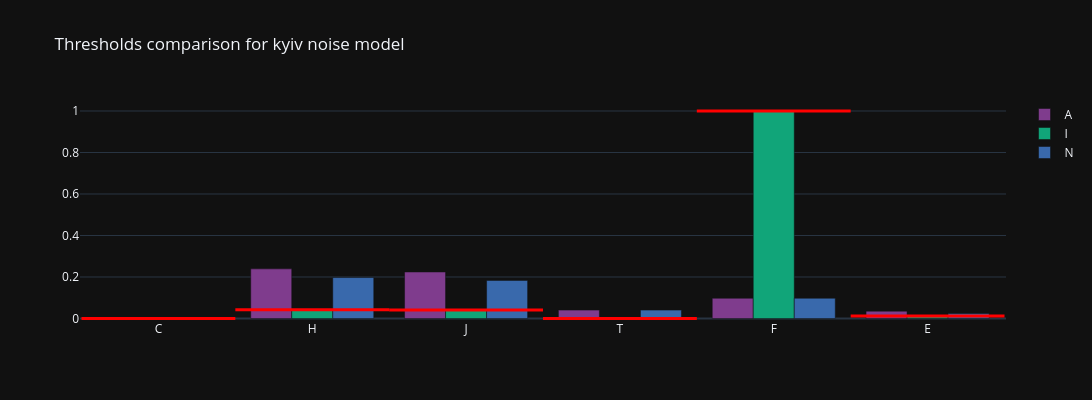
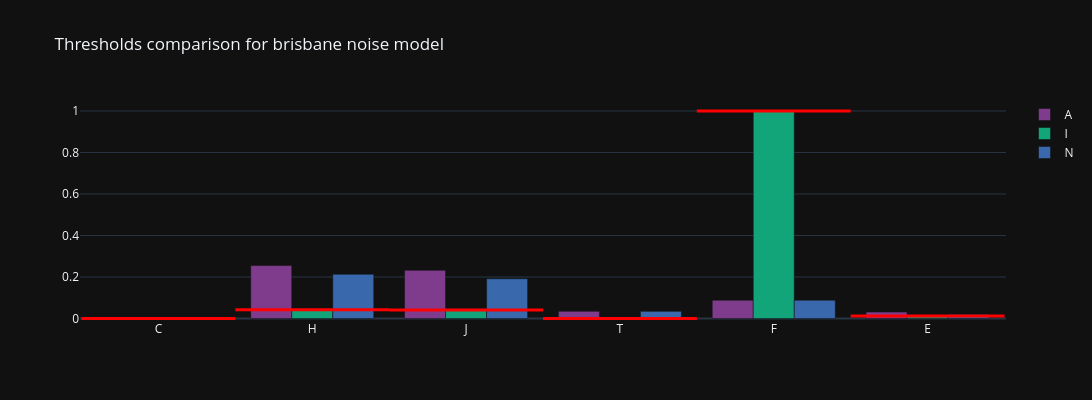
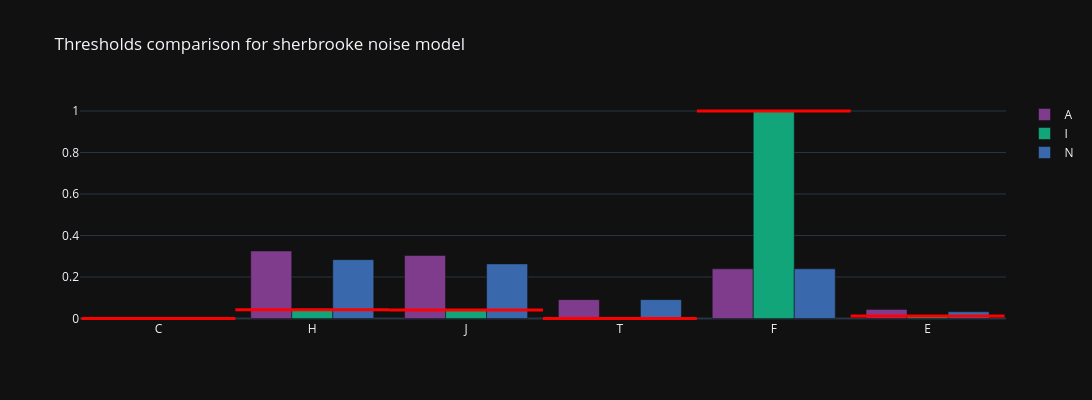

The cell these charts' notebook holds for them, in order:
### Code cell
for hw in c.hardware:
    fig = get_grouped_bar_chart(hw)
    folder = "results/thresholds_analyse/"
    c.setup_layout_and_save(fig, f"Thresholds comparison for {hw} noise model", folder, f"thresholds_{hw}")
    fig.show()

### Figure 1 — Plotly figure (JSON) as saved in the notebook; plotly's stock layout.template omitted (floating-point values rounded to 4 significant figures)
{"data": [{"hoverinfo": "y", "marker": {"color": "rgb(127, 60, 141)"}, "name": "A", "x": ["C", "H", "J", "T", "F", "E"], "y": [0, 0.2392, 0.2242, 0.04045, 0.09755, 0.03553], "type": "bar"}, {"hoverinfo": "y", "marker": {"color": "rgb(17, 165, 121)"}, "name": "I", "x": ["C", "H", "J", "T", "F", "E"], "y": [0.0, 0.04179, 0.04058, 1e-13, 1.0, 0.01157], "type": "bar"}, {"hoverinfo": "y", "marker": {"color": "rgb(57, 105, 172)"}, "name": "N", "x": ["C", "H", "J", "T", "F", "E"], "y": [0.0, 0.1974, 0.1836, 0.04045, 0.09755, 0.02395], "type": "bar"}], "layout": {"shapes": [{"line": {"color": "red", "width": 3}, "type": "line", "x0": -0.5, "x1": 0.5, "xref": "x", "y0": 0.0, "y1": 0.0, "yref": "y"}, {"line": {"color": "red", "width": 3}, "type": "line", "x0": 0.5, "x1": 1.5, "xref": "x", "y0": 0.04179, "y1": 0.04179, "yref": "y"}, {"line": {"color": "red", "width": 3}, "type": "line", "x0": 1.5, "x1": 2.5, "xref": "x", "y0": 0.04058, "y1": 0.04058, "yref": "y"}, {"line": {"color": "red", "width": 3}, "type": "line", "x0": 2.5, "x1": 3.5, "xref": "x", "y0": 1e-13, "y1": 1e-13, "yref": "y"}, {"line": {"color": "red", "width": 3}, "type": "line", "x0": 3.5, "x1": 4.5, "xref": "x", "y0": 1.0, "y1": 1.0, "yref": "y"}, {"line": {"color": "red", "width": 3}, "type": "line", "x0": 4.5, "x1": 5.5, "xref": "x", "y0": 0.01157, "y1": 0.01157, "yref": "y"}], "title": {"text": "Thresholds comparison for kyiv noise model"}, "height": 400, "width": 2000, "showlegend": true}}

### Figure 2 — Plotly figure (JSON) as saved in the notebook; plotly's stock layout.template omitted (floating-point values rounded to 4 significant figures)
{"data": [{"hoverinfo": "y", "marker": {"color": "rgb(127, 60, 141)"}, "name": "A", "x": ["C", "H", "J", "T", "F", "E"], "y": [0, 0.2549, 0.2321, 0.03442, 0.08815, 0.03081], "type": "bar"}, {"hoverinfo": "y", "marker": {"color": "rgb(17, 165, 121)"}, "name": "I", "x": ["C", "H", "J", "T", "F", "E"], "y": [0.0, 0.04179, 0.04058, 1e-13, 1.0, 0.01157], "type": "bar"}, {"hoverinfo": "y", "marker": {"color": "rgb(57, 105, 172)"}, "name": "N", "x": ["C", "H", "J", "T", "F", "E"], "y": [0.0, 0.2131, 0.1915, 0.03442, 0.08815, 0.01924], "type": "bar"}], "layout": {"shapes": [{"line": {"color": "red", "width": 3}, "type": "line", "x0": -0.5, "x1": 0.5, "xref": "x", "y0": 0.0, "y1": 0.0, "yref": "y"}, {"line": {"color": "red", "width": 3}, "type": "line", "x0": 0.5, "x1": 1.5, "xref": "x", "y0": 0.04179, "y1": 0.04179, "yref": "y"}, {"line": {"color": "red", "width": 3}, "type": "line", "x0": 1.5, "x1": 2.5, "xref": "x", "y0": 0.04058, "y1": 0.04058, "yref": "y"}, {"line": {"color": "red", "width": 3}, "type": "line", "x0": 2.5, "x1": 3.5, "xref": "x", "y0": 1e-13, "y1": 1e-13, "yref": "y"}, {"line": {"color": "red", "width": 3}, "type": "line", "x0": 3.5, "x1": 4.5, "xref": "x", "y0": 1.0, "y1": 1.0, "yref": "y"}, {"line": {"color": "red", "width": 3}, "type": "line", "x0": 4.5, "x1": 5.5, "xref": "x", "y0": 0.01157, "y1": 0.01157, "yref": "y"}], "title": {"text": "Thresholds comparison for brisbane noise model"}, "height": 400, "width": 2000, "showlegend": true}}

### Figure 3 — Plotly figure (JSON) as saved in the notebook; plotly's stock layout.template omitted (floating-point values rounded to 4 significant figures)
{"data": [{"hoverinfo": "y", "marker": {"color": "rgb(127, 60, 141)"}, "name": "A", "x": ["C", "H", "J", "T", "F", "E"], "y": [0, 0.3253, 0.3037, 0.09087, 0.2394, 0.04393], "type": "bar"}, {"hoverinfo": "y", "marker": {"color": "rgb(17, 165, 121)"}, "name": "I", "x": ["C", "H", "J", "T", "F", "E"], "y": [0.0, 0.04179, 0.04058, 1e-13, 1.0, 0.01157], "type": "bar"}, {"hoverinfo": "y", "marker": {"color": "rgb(57, 105, 172)"}, "name": "N", "x": ["C", "H", "J", "T", "F", "E"], "y": [0.0, 0.2836, 0.2631, 0.09087, 0.2394, 0.03235], "type": "bar"}], "layout": {"shapes": [{"line": {"color": "red", "width": 3}, "type": "line", "x0": -0.5, "x1": 0.5, "xref": "x", "y0": 0.0, "y1": 0.0, "yref": "y"}, {"line": {"color": "red", "width": 3}, "type": "line", "x0": 0.5, "x1": 1.5, "xref": "x", "y0": 0.04179, "y1": 0.04179, "yref": "y"}, {"line": {"color": "red", "width": 3}, "type": "line", "x0": 1.5, "x1": 2.5, "xref": "x", "y0": 0.04058, "y1": 0.04058, "yref": "y"}, {"line": {"color": "red", "width": 3}, "type": "line", "x0": 2.5, "x1": 3.5, "xref": "x", "y0": 1e-13, "y1": 1e-13, "yref": "y"}, {"line": {"color": "red", "width": 3}, "type": "line", "x0": 3.5, "x1": 4.5, "xref": "x", "y0": 1.0, "y1": 1.0, "yref": "y"}, {"line": {"color": "red", "width": 3}, "type": "line", "x0": 4.5, "x1": 5.5, "xref": "x", "y0": 0.01157, "y1": 0.01157, "yref": "y"}], "title": {"text": "Thresholds comparison for sherbrooke noise model"}, "height": 400, "width": 2000, "showlegend": true}}
